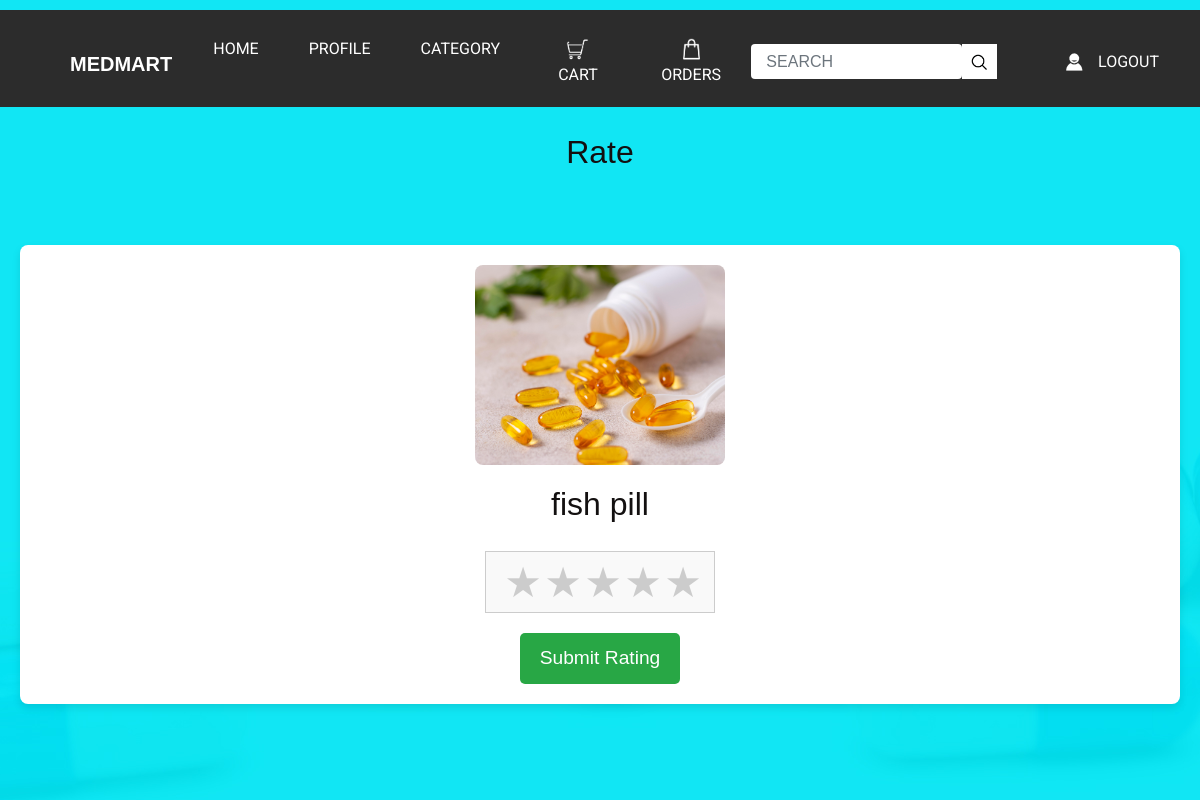
The app's page /rate_product/26/10/ with its own data.
### store/models.py (models this page shows, shortened)
class Product(models.Model):
    category = models.ForeignKey(Category, on_delete=models.CASCADE, related_name='products', null=True)
    name = models.CharField(max_length=255, null=True)
    description = models.TextField(null=True)
    price = models.DecimalField(max_digits=10, decimal_places=2, null=True)
    image = models.ImageField(upload_to='images/', blank=True, null=True)
    created_at = models.DateTimeField(auto_now_add=True, null=True)
    updated_at = models.DateTimeField(auto_now=True,null=True)

### store/views.py (the view)
# urls.py: path('rate_product/<int:order_id>/<int:product_id>/', store.views.rate_product, name='rate_product'),
def rate_product(request, order_id, product_id):
    product = get_object_or_404(Product, id=product_id)
    order = get_object_or_404(Order, id=order_id)
    if request.method == 'POST':
        form = RatingForm(request.POST)
        if form.is_valid():
            print(product_id)
            rating = form.save(commit=False)
            rating.user = request.user
            rating.product = product
            rating.order = order
            rating.save()
            return redirect('rate_success')
    else:
        form = RatingForm()
    return render(request, 'extt/rate_product.html', {'form': form, 'product': product, 'order': order})

### store/forms.py
class RatingForm(forms.ModelForm):
    class Meta:
        model = Rating1
        fields = ['rating', ]

### store/context_processors.py (called while the page is built)
def cart_item_count(request):
    if request.user.is_authenticated:
        cart_items_count = CartItem.objects.filter(user=request.user).count()
    else:
        cart_items_count = 0
    return {'cart_items_count': cart_items_count}

### templates/extt/rate_product.html (shortened to what this page needs)
{% load static %}
<!DOCTYPE html>
<html>
<head>
  <link rel="stylesheet" type="text/css"
    href="https://cdnjs.cloudflare.com/ajax/libs/OwlCarousel2/2.1.3/assets/owl.carousel.min.css" />
  <link rel="stylesheet" href="https://cdnjs.cloudflare.com/ajax/libs/font-awesome/4.7.0/css/font-awesome.min.css">
  <link rel="stylesheet" type="text/css" href="{% static 'extt/css/bootstrap.css' %}" />
  <link href="{% static 'extt/css/style.css' %}" rel="stylesheet" />
  <link href="{% static 'extt/css/responsive.css' %}" rel="stylesheet" />
  <link rel="stylesheet" href="{% static 'extt/css/order_details.css' %}">
  <link rel="stylesheet" href="{% static 'extt/css/sections.css' %}">
</head>
<body>
  <div class="hero_area">
    <header class="header_section">
      <div class="container">
        <div class="top_contact-container">
        </div>
      </div>
      <div class="container-fluid">
        <nav class="navbar navbar-expand-lg custom_nav-container pt-3">
          <a class="navbar-brand" href="{% url 'user_home' %}">
            <span>
              MEDMART
            </span>
          </a>
          <div class="collapse navbar-collapse" id="navbarSupportedContent">
            <div class="d-flex  flex-column flex-lg-row align-items-center w-100 justify-content-between">
              <ul class="navbar-nav  ">
                <li class="nav-item active">
                  <a class="nav-link" href="{% url 'user_home' %}"> Home <span class="sr-only">(current)</span></a>
                </li>
                <li class="nav-item">
                  <a class="nav-link" href="{% url 'user_profile' username=request.user.username %}">Profile </a>
                </li>
                <li class="nav-item">
                  <a class="nav-link" href="{% url 'user_category' %}"> category</a>
                </li>
                <li class="nav-item">
                  <a class="nav-link" href="{% url 'cart' %}">
                      <img src="{% static 'extt/images/cart.png' %}" alt="Cart" style="width: 23px; height: auto;">
                      Cart
                  </a>
              </li>
                <li class="nav-item">
                  <a class="nav-link" href="{% url 'order_history' %}"><img src="{% static 'extt/images/orders.png' %}" alt="Logo" style="width: 23px; height: auto;">Orders</a>
              </li>
              </ul>
              <form class="form-inline" method="GET" action="{% url 'search' %}">
                <input type="search" name="query" id="search-input" placeholder="Search" class="form-control">
                <button class="btn my-2 my-sm-0 nav_search-btn" type="submit"></button>
            </form>
            <div class="login_btn-contanier ml-0 ml-lg-5">
                <a class="nav-link" href="{% url 'logout' %}">
                  <img src="{% static 'extt/images/user.png' %}" alt="">
                  <span>
                    Logout
                  </span>
                </a>
              </div>
            </div>
          </div>
        </nav>
      </div>
    </header><br>
    <h2><center>Rate</center></h2><br>
    <section class="categories">
        <div class=" category" id="category1">
    <img src="{{ product.image.url }}" alt="{{ product.name }}" class="product-image">
    <h2><center>{{ product.name }}</center></h2>
    <form method="post" action="{% url 'rate_product' order.id product.id %}">
        <div class="rating-container">
            <div class="rating">
                <input type="radio" id="star5" name="rating" value="5"><label for="star5"></label>
                <input type="radio" id="star4" name="rating" value="4"><label for="star4"></label>
                <input type="radio" id="star3" name="rating" value="3"><label for="star3"></label>
                <input type="radio" id="star2" name="rating" value="2"><label for="star2"></label>
                <input type="radio" id="star1" name="rating" value="1"><label for="star1"></label>
            </div>
        </div>
        <button type="submit" class="submit-button">Submit Rating</button>
    </form>
        </div>
    </section>
</body>
</html>

### static/extt/css/style.css (style rules this page uses)
body { font-family: "Poppins", sans-serif; color: #000000; background-color: #ffffff; }
.hero_area { height: 100vh; background-image: url(../images/hero-bg.jpg); }
.header_section .top_contact-container { display: -webkit-box; display: -ms-flexbox; display: flex; -webkit-box-pack: justify; -ms-flex-pack: justify; justify-content: space-between; padding: 5px 0; font-family: 'Roboto', sans-serif; }
.header_section .container-fluid { background-color: #2c2c2c; }
.header_section .container-fluid { padding-right: 25px; padding-left: 25px; }
.custom_nav-container.navbar-expand-lg .navbar-nav .nav-link { padding: 10px 25px; color: #ffffff; text-align: center; text-transform: uppercase; font-family: 'Roboto', sans-serif; }
a, a:hover, a:focus { text-decoration: none; }
.btn, .btn:focus { outline: none !important; -webkit-box-shadow: none; box-shadow: none; }
.navbar-brand, .navbar-brand:hover { text-transform: uppercase; font-weight: bold; font-size: 24px; color: #fafcfd; }
.custom_nav-container .nav_search-btn { background-image: url(../images/search-icon.png); background-size: 18px; background-repeat: no-repeat; background-position: center; width: 35px; height: 35px; padding: 0; border: none; border-radius: 0; }
.login_btn-contanier a { text-transform: uppercase; color: #ffffff; display: -webkit-box; display: -ms-flexbox; display: flex; -webkit-box-align: center; -ms-flex-align: center; align-items: center; font-family: 'Roboto', sans-serif; }
.login_btn-contanier a img { margin-right: 15px; }
.navbar-brand { display: -webkit-box; display: -ms-flexbox; display: flex; -webkit-box-align: center; -ms-flex-align: center; align-items: center; }
.navbar-brand span { font-size: 20px; font-weight: 700; color: #ffffff; margin-top: 5px; }
.custom_nav-container { z-index: 99999; padding: 10px 0; }
.custom_nav-container .form-inline { -webkit-box-flex: 1; -ms-flex-positive: 1; flex-grow: 1; -ms-flex-wrap: nowrap; flex-wrap: nowrap; }
.custom_nav-container .form-inline input { width: 84%; border: none; outline: none; padding: 4px; padding-left: 15px; text-transform: uppercase; height: 35px; background-color: #ffffff; }
.custom_nav-container .form-inline button { background-color: #ffffff; }

### static/extt/css/responsive.css (style rules this page uses)
@media (min-width: 1200px) { .container { max-width: 1170px; } }

### static/extt/css/order_details.css (style rules this page uses)
body { font-family: Arial, sans-serif; line-height: 1.6; margin: 0; padding: 0; background-color: #f9f9f9; }

### static/extt/css/sections.css (style rules this page uses)
* { margin: 0; padding: 0; box-sizing: border-box; }
body { font-family: Arial, sans-serif; background-color: #10e7f4; color: #131010; }
.categories { display: grid; grid-template-columns: repeat(auto-fit, minmax(250px, 1fr)); gap: 20px; padding: 20px; max-width: 1200px; margin: 20px auto; }
.category { background-color: white; padding: 20px; border-radius: 8px; box-shadow: 0 4px 8px rgba(0, 0, 0, 0.1); text-align: center; }
.category img { max-width: 100%; border-radius: 8px; height: 200px; object-fit: cover; }

### templates/extt/rate_product.html (style rules this page uses)
.submit-button { display: block; margin: 0 auto; padding: 10px 20px; background-color: #28a745; color: white; border: none; border-radius: 5px; cursor: pointer; font-size: 1.2rem; }
.product-image { display: block; margin: 0 auto 20px; width: 250px; height: auto; }
.rating-container { display: flex; justify-content: center; padding: 20px 0; }
:root { --stars: 5; --star-size: 40px; --star-spacing: 2px; --star-on-color: #F9DF4A; --star-off-color: #CCCCCC; }
.rating { width: calc(var(--star-size) * var(--stars) + var(--star-spacing) * (var(--stars) - 1)); height: var(--star-size); border: 1px solid #CCCCCC; background: #F9F9F9; display: flex; flex-direction: row-reverse; padding: 10px; box-sizing: content-box; }
.rating label { position: relative; width: var(--star-size); height: var(--star-size); cursor: pointer; padding-right: var(--star-spacing); }
.rating label:before { content: "\2605"; font-size: calc(var(--star-size) + 2px); color: var(--star-off-color); line-height: 1; }

### records on screen
Product: image (picture), name "fish pill"
